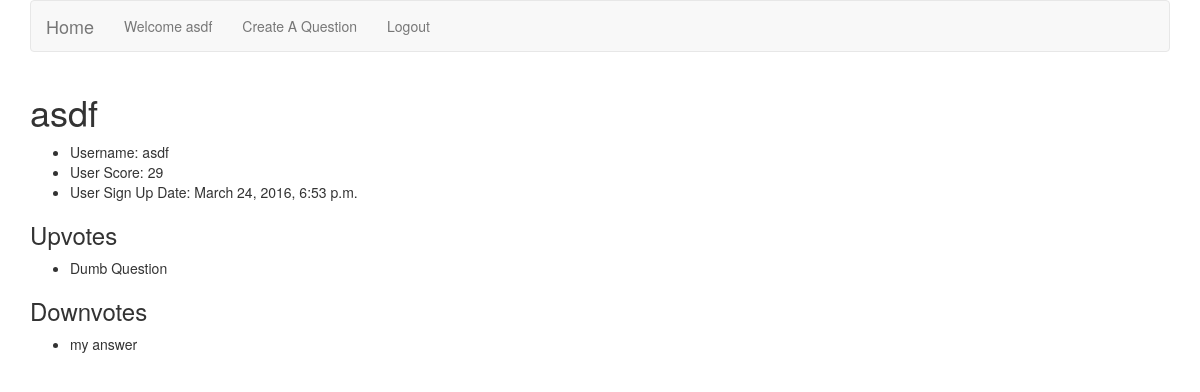
Page /userdetail/3 (signed in) on the committed database.
### duckapp/models.py (models this page shows)
class UserProfile(models.Model):
    user = models.OneToOneField('auth.User')
    score = models.IntegerField(default=0)
    sign_up_date = models.DateTimeField(auto_now_add=True)
    upvotes = models.ManyToManyField(Answer, related_name='upvote')
    downvotes = models.ManyToManyField(Answer, related_name='downvote')

class Answer(models.Model):
    answerer = models.ForeignKey('auth.User')
    question = models.ForeignKey(Question)
    answer_text = models.TextField()
    score = models.IntegerField(default=0)
    title = models.CharField(max_length=255)
    timestamp = models.DateTimeField(auto_now_add=True)
    class Meta:
        ordering = ["-score", "-timestamp"]
    def __str__(self):
        return "{}".format(self.title)

### duckapp/views.py (the view)
# urls.py: url(r'^userdetail/(?P<pk>\d+)', UserDetailView.as_view(), name='user_detail'),
class UserDetailView(DetailView):
    model = UserProfile

### duckapp/templates/duckapp/userprofile_detail.html
{% extends 'base.html' %}
{% load bootstrap3 %}
{% block content %}
<div class="container">
<h1>{{ object.user }}</h1>
    <ul>
        <li>Username: {{ object.user }}</li>
        <li>User Score: {{ object.score }}</li>
        <li>User Sign Up Date: {{ object.sign_up_date }}</li>
    </ul>
    <h3>Upvotes</h3>
    <ul>
        {% for upvote in object.upvotes.all %}
            <li>{{ upvote }}</li>
        {% endfor %}
    </ul>
    <h3>Downvotes</h3>
    <ul>
        {% for downvote in object.downvotes.all %}
            <li>{{ downvote }}</li>
        {% endfor %}
    </ul>
</div>
{% endblock %}

### duckapp/templates/base.html (shortened to what this page needs)
<!DOCTYPE html>
{% load bootstrap3 %}
<html>
    <head>
        {% bootstrap_css %}
    </head>
    <body>
        <div class="container">
            <nav class="navbar navbar-default">
                <div class="container-fluid">
                    <div class="navbar-header">
                        <a class="navbar-brand" href="{% url 'index' %}">Home</a>
                    </div>
                    <div class="collapse navbar-collapse" id="bs-example-navbar-collapse-1">
                        <ul class="nav navbar-nav">
                            {% if user.is_authenticated %}
                                <li><a href="{% url 'signup' %}">Welcome {{ request.user }}<span class="sr-only">(current)</span></a></li>
                                <li><a href="{% url 'question_create'%}">Create A Question</a></li>
                                <li><a href="{% url 'logout' %}">Logout</a></li>
                            {% else %}
                                <li><a href="{% url 'signup' %}">Signup<span class="sr-only">(current)</span></a></li>
                                <li><a href="{% url 'login' %}">Login<span class="sr-only">(current)</span></a></li>
                            {% endif %}
                        </ul>
                    </div>
                </div>
            </nav>
        </div>
        {% block content %}
        {% endblock %}
    </body>
</html>

### rows in the picture
UserProfile: user "asdf", score "29", sign_up_date "March 24, 2016, 6:53 p.m."
Answer: title "Dumb Question"
Answer: title "my answer"

### other values in the picture
{{ request.user }} "asdf"
